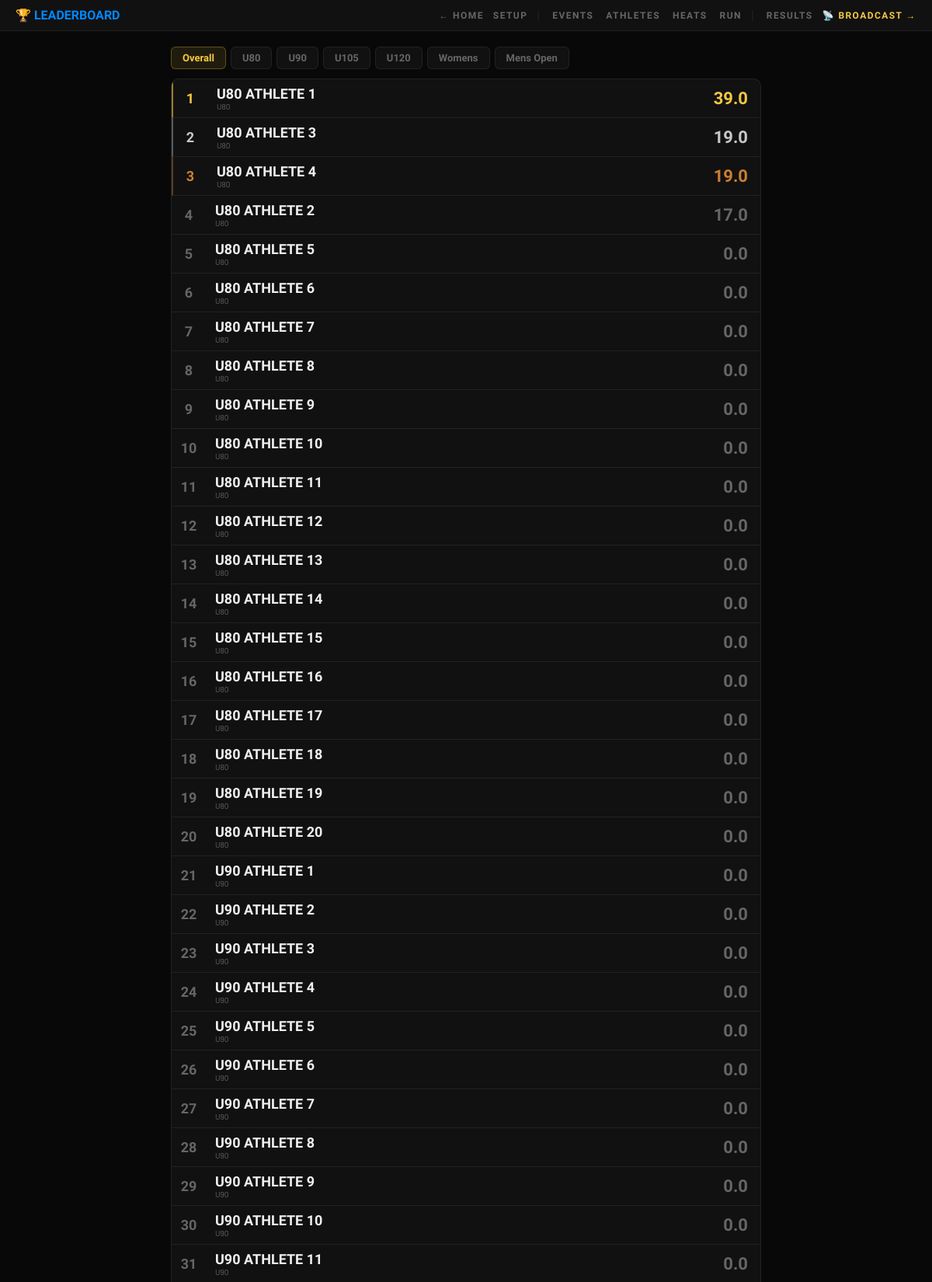
Screenshot of /comp/leaderboard (upper part) with the database file from the repository.
### tables this page shows
CREATE TABLE athletes (
            id INTEGER PRIMARY KEY,
            name TEXT,
            category TEXT,
            status TEXT DEFAULT 'active'
        );

### server.py (the view)
@app.route("/comp/leaderboard")
def comp_leaderboard():
    cat = request.args.get("category","")
    con = db()
    all_events = con.execute("SELECT * FROM events ORDER BY event_number").fetchall()
    con.close()
    if cat:
        detailed_rows, events_list = get_leaderboard_detailed(cat)
        return render_template("comp_leaderboard.html",
            athletes=get_leaderboard(category=cat), detailed_rows=detailed_rows,
            events_list=events_list, category_order=CATEGORY_ORDER, selected_cat=cat,
            all_events=all_events, event_types=EVENT_TYPES)
    return render_template("comp_leaderboard.html",
        athletes=get_leaderboard(category=None), detailed_rows=None,
        events_list=[], category_order=CATEGORY_ORDER, selected_cat=cat,
        all_events=all_events, event_types=EVENT_TYPES)

### server.py (called while the page is built, shortened)
def load_state():
    try:
        with open(STATE_FILE) as f:
            return json.load(f)
    except (FileNotFoundError, json.JSONDecodeError, OSError):
        return {}

def _check_auth():
    password = os.environ.get("COMP_PASSWORD", "").strip()
    if not password:
        return True

@app.before_request
def _require_comp_auth():
    if request.path.startswith("/comp/") or request.path == "/comp":
        if not _check_auth():
            resp = app.response_class("Unauthorized\n", status=401, mimetype="text/plain")
            resp.headers["WWW-Authenticate"] = 'Basic realm="Competition Control"'
            return resp

def _canonical_category(category):
    if not category:
        return category
    for cat in CATEGORY_ORDER:
        if cat.lower() == category.lower():
            return cat
    return category

def get_category_start_count(category):
    canonical = _canonical_category(category)
    s = load_state()
    counts = s.get("category_start_counts") or {}
    if canonical in counts:
        return counts[canonical]

def db():
    con = sqlite3.connect(DB_FILE, timeout=10)
    con.row_factory = sqlite3.Row
    con.execute("PRAGMA journal_mode=WAL")
    con.execute("PRAGMA synchronous=NORMAL")
    return con

def _event_direction_flags(event_row, event_type):
    if event_row and event_row.get("primary_direction"):
        primary_higher = (event_row["primary_direction"] == "higher")
    else:
        primary_higher = EVENT_TYPES.get(event_type, {"higher": True})["higher"]
    if event_row and event_row.get("secondary_direction"):
        secondary_higher = (event_row["secondary_direction"] == "higher")
    else:
        secondary_higher = False
    has_secondary = bool(event_row and event_row.get("secondary_metric"))
    return primary_higher, has_secondary, secondary_higher

### templates/comp_leaderboard.html (shortened to what this page needs)
<!DOCTYPE html>
<html lang="en">
<head>
</head>
<body>
<div class="topbar">
  <span class="topbar-title">🏆 Leaderboard</span>
  <a href="/">← Home</a>
  <a href="/comp/events">Setup</a>
  <span class="topbar-nav-group"><span class="sep">|</span><a href="/comp/events">Events</a><a href="/comp/athletes">Athletes</a><a href="/comp/heats">Heats</a><a href="/comp/run">Run</a></span>
  <span class="topbar-nav-group"><span class="sep">|</span><a href="/comp/results">Results</a></span>
  <a href="/control.html" style="color:var(--gold)">📡 Broadcast →</a>
</div>
<div class="main">
  <div class="filter-row">
    <a href="/comp/leaderboard" class="filter-btn {% if not selected_cat %}active{% endif %}">Overall</a>
    {% for cat in category_order %}
    <a href="/comp/leaderboard?category={{ cat }}" class="filter-btn {% if selected_cat==cat %}active{% endif %}">{{ cat }}</a>
    {% endfor %}
  </div>
  <div class="section">
    {% if athletes %}
    {% for a in athletes %}
    {% set pos = loop.index %}
    <div class="lb-row {% if pos==1 %}pos-1{% elif pos==2 %}pos-2{% elif pos==3 %}pos-3{% endif %}">
      <div class="lb-rank">{{ pos }}</div>
      <div class="lb-info">
        <div class="lb-name">{{ a.name }}</div>
        <div class="lb-cat">{{ a.category }}</div>
      </div>
      <div class="lb-score">{{ a.score }}</div>
    </div>
    {% endfor %}
    {% else %}
    <div class="empty">No results entered yet.</div>
    {% endif %}
  </div>
</div>
</body>
</html>

### templates/comp_leaderboard.html (style rules this page uses)
* { margin:0; padding:0; box-sizing:border-box; }
:root { --bg:#080808; --surface:#111; --surface2:#181818; --border:rgba(255,255,255,0.07); --text:#F0F0F0; --dim:#666; --gold:#F5C842; --silver:#C8C8C8; --bronze:#CD7F32; --blue:#0088FF; }
html,body { background:var(--bg); color:var(--text); font-family:'Barlow Condensed',sans-serif; min-height:100vh; }
.topbar { background:var(--surface); border-bottom:1px solid var(--border); padding:10px 20px; display:flex; align-items:center; gap:12px; flex-wrap:wrap; }
.topbar a { color:var(--dim); text-decoration:none; font-size:12px; font-weight:700; letter-spacing:0.12em; text-transform:uppercase; }
.topbar-nav-group { display:flex; align-items:center; gap:16px; }
.topbar-nav-group .sep { color:var(--border); font-weight:400; user-select:none; }
.topbar-title { font-size:16px; font-weight:900; text-transform:uppercase; color:var(--blue); margin-right:auto; }
.main { padding:20px; max-width:800px; margin:0 auto; display:flex; flex-direction:column; gap:12px; }
.filter-row { display:flex; gap:6px; flex-wrap:wrap; }
.filter-btn { padding:6px 14px; border-radius:6px; border:1px solid var(--border); background:var(--surface); color:var(--dim); font-family:'Barlow Condensed',sans-serif; font-size:13px; font-weight:700; text-decoration:none; }
.filter-btn.active { background:rgba(245,200,66,0.1); border-color:rgba(245,200,66,0.3); color:var(--gold); }
.section { background:var(--surface); border:1px solid var(--border); border-radius:10px; overflow:hidden; }
.lb-row { display:flex; align-items:center; height:50px; border-bottom:1px solid var(--border); }
.lb-row.pos-1 { border-left:2px solid rgba(245,200,66,0.6); }
.lb-row.pos-2 { border-left:2px solid rgba(200,200,200,0.4); }
.lb-row.pos-3 { border-left:2px solid rgba(205,127,50,0.4); }
.lb-rank { width:44px; text-align:center; font-size:18px; font-weight:900; color:var(--dim); flex-shrink:0; }
.lb-row.pos-1 .lb-rank { color:var(--gold); }
.lb-row.pos-2 .lb-rank { color:var(--silver); }
.lb-row.pos-3 .lb-rank { color:var(--bronze); }
.lb-info { flex:1; padding:0 12px; min-width:0; }
.lb-name { font-size:18px; font-weight:800; text-transform:uppercase; white-space:nowrap; overflow:hidden; text-overflow:ellipsis; }
.lb-cat { font-size:10px; color:var(--dim); font-family:'Barlow',sans-serif; }
.lb-score { padding-right:16px; font-size:22px; font-weight:900; color:var(--dim); }
.lb-row.pos-1 .lb-score { color:var(--gold); }
.lb-row.pos-2 .lb-score { color:var(--silver); }
.lb-row.pos-3 .lb-score { color:var(--bronze); }

### rows the page displays
athletes: id "1", name "U80 ATHLETE 1", category "U80", score "39.0"
athletes: pos "2", name "U80 ATHLETE 3", category "U80", score "19.0"
athletes: pos "3", name "U80 ATHLETE 4", category "U80", score "19.0"
athletes: pos "4", name "U80 ATHLETE 2", category "U80", score "17.0"
athletes: id "5", name "U80 ATHLETE 5", category "U80", score "0.0"
athletes: id "6", name "U80 ATHLETE 6", category "U80", score "0.0"
athletes: id "7", name "U80 ATHLETE 7", category "U80", score "0.0"
athletes: id "8", name "U80 ATHLETE 8", category "U80", score "0.0"
athletes: id "9", name "U80 ATHLETE 9", category "U80", score "0.0"
athletes: id "10", name "U80 ATHLETE 10", category "U80", score "0.0"
athletes: id "11", name "U80 ATHLETE 11", category "U80", score "0.0"
athletes: id "12", name "U80 ATHLETE 12", category "U80", score "0.0"
athletes: id "13", name "U80 ATHLETE 13", category "U80", score "0.0"
athletes: id "14", name "U80 ATHLETE 14", category "U80", score "0.0"
athletes: id "15", name "U80 ATHLETE 15", category "U80", score "0.0"
athletes: id "16", name "U80 ATHLETE 16", category "U80", score "0.0"
athletes: id "17", name "U80 ATHLETE 17", category "U80", score "0.0"
athletes: id "18", name "U80 ATHLETE 18", category "U80", score "0.0"
athletes: id "19", name "U80 ATHLETE 19", category "U80", score "0.0"
athletes: id "20", name "U80 ATHLETE 20", category "U80", score "0.0"
athletes: id "21", name "U90 ATHLETE 1", category "U90", score "0.0"
athletes: id "22", name "U90 ATHLETE 2", category "U90", score "0.0"
athletes: id "23", name "U90 ATHLETE 3", category "U90", score "0.0"
athletes: id "24", name "U90 ATHLETE 4", category "U90", score "0.0"
athletes: id "25", name "U90 ATHLETE 5", category "U90", score "0.0"
athletes: id "26", name "U90 ATHLETE 6", category "U90", score "0.0"
athletes: id "27", name "U90 ATHLETE 7", category "U90", score "0.0"
athletes: id "28", name "U90 ATHLETE 8", category "U90", score "0.0"
athletes: id "29", name "U90 ATHLETE 9", category "U90", score "0.0"
athletes: id "30", name "U90 ATHLETE 10", category "U90", score "0.0"
athletes: id "31", name "U90 ATHLETE 11", category "U90", score "0.0"

### other values shown
{{ cat }} "U80" "U90" "U105" "U120" "Womens" "Mens Open"
